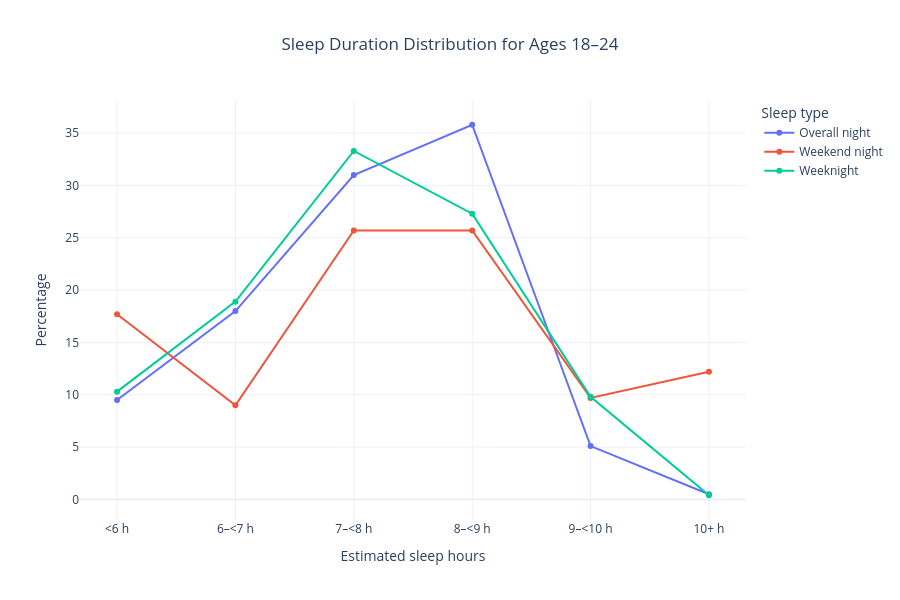

Write notebook code for a chart like this one.
### Markdown cell above
## Step 9: Visualise the sleep-duration trend with average markers

This line chart shows the sleep-duration distribution across estimated hours and overlays the **average sleep duration** for each sleep type.

The dashed vertical lines mark the weighted-average sleep duration for:
- **Weeknight**
- **Weekend night**
- **Overall night**

This makes the chart easier to present because both the distribution and the average are visible in the same figure.

### Code cell
sleep_combined["value"] = pd.to_numeric(sleep_combined["value"], errors="coerce")
sleep_combined["midpoint_hours"] = sleep_combined["category"].astype(str).apply(estimate_midpoint)
sleep_combined["midpoint_hours"] = pd.to_numeric(sleep_combined["midpoint_hours"], errors="coerce")

avg_sleep_chart = (
    sleep_combined.groupby("sleep_type", as_index=False)
    .agg(
        avg_hours=(
            "midpoint_hours",
            lambda s: (s * sleep_combined.loc[s.index, "value"]).sum()
            / sleep_combined.loc[s.index, "value"].sum()
        )
    )
)

avg_lookup = dict(zip(avg_sleep_chart["sleep_type"], avg_sleep_chart["avg_hours"]))
summary_text = (
    f"Weeknight: {avg_lookup['Weeknight']:.2f} h | "
    f"Weekend night: {avg_lookup['Weekend night']:.2f} h | "
    f"Overall night: {avg_lookup['Overall night']:.2f} h"
)

fig = px.line(
    sleep_combined,
    x="midpoint_hours",
    y="value",
    color="sleep_type",
    markers=True,
    title="Sleep Duration Distribution for Ages 18-24",
    labels={
        "midpoint_hours": "Estimated sleep hours",
        "value": "Percentage",
        "sleep_type": "Sleep type"
    }
)

fig.update_traces(
    mode="lines+markers",
    hovertemplate=(
        "Sleep type: %{fullData.name}<br>"
        "Estimated hours: %{x:.1f}<br>"
        "Percentage: %{y:.1f}%<extra></extra>"
    )
)

for _, row in avg_sleep_chart.iterrows():
    fig.add_vline(
        x=row["avg_hours"],
        line_dash="dash",
        line_color="#2F436E",
        line_width=2,
        opacity=0.9,
    )

fig.add_annotation(
    x=0.5,
    y=1.10,
    xref="paper",
    yref="paper",
    text=summary_text,
    showarrow=False,
    font=dict(size=14, color="#2F436E"),
    align="center"
)

fig.update_layout(
    template="plotly_white",
    height=620,
    title_x=0.5,
    margin=dict(t=120, r=40, b=60, l=60),
    xaxis=dict(
        tickmode="array",
        tickvals=[5.5, 6.5, 7.5, 8.5, 9.5, 10.5],
        ticktext=["<6 h", "6-<7 h", "7-<8 h", "8-<9 h", "9-<10 h", "10+ h"]
    ),
    yaxis_title="Percentage",
    legend_title_text="Sleep type",
)

fig.show()

### Figure 1 — Plotly figure (JSON) as saved in the notebook; plotly's stock layout.template omitted (floating-point values rounded to 4 significant figures)
{"data": [{"hovertemplate": "Sleep type: %{fullData.name}<br>Estimated hours: %{x:.1f}<br>Percentage: %{y:.1f}%<extra></extra>", "legendgroup": "Overall night", "line": {"color": "#636efa", "dash": "solid"}, "marker": {"symbol": "circle"}, "mode": "lines+markers", "name": "Overall night", "orientation": "v", "showlegend": true, "type": "scatter", "x": [5.5, 6.5, 7.5, 8.5, 9.5, 10.5], "xaxis": "x", "y": [9.5, 18.0, 31.0, 35.8, 5.1, 0.5], "yaxis": "y"}, {"hovertemplate": "Sleep type: %{fullData.name}<br>Estimated hours: %{x:.1f}<br>Percentage: %{y:.1f}%<extra></extra>", "legendgroup": "Weekend night", "line": {"color": "#EF553B", "dash": "solid"}, "marker": {"symbol": "circle"}, "mode": "lines+markers", "name": "Weekend night", "orientation": "v", "showlegend": true, "type": "scatter", "x": [5.5, 6.5, 7.5, 8.5, 9.5, 10.5], "xaxis": "x", "y": [17.7, 9.0, 25.7, 25.7, 9.7, 12.2], "yaxis": "y"}, {"hovertemplate": "Sleep type: %{fullData.name}<br>Estimated hours: %{x:.1f}<br>Percentage: %{y:.1f}%<extra></extra>", "legendgroup": "Weeknight", "line": {"color": "#00cc96", "dash": "solid"}, "marker": {"symbol": "circle"}, "mode": "lines+markers", "name": "Weeknight", "orientation": "v", "showlegend": true, "type": "scatter", "x": [5.5, 6.5, 7.5, 8.5, 9.5, 10.5], "xaxis": "x", "y": [10.3, 18.9, 33.3, 27.3, 9.8, 0.4], "yaxis": "y"}], "layout": {"height": 600, "legend": {"title": {"text": "Sleep type"}, "tracegroupgap": 0}, "title": {"text": "Sleep Duration Distribution for Ages 18–24", "x": 0.5}, "xaxis": {"anchor": "y", "domain": [0, 1], "tickmode": "array", "ticktext": ["<6 h", "6–<7 h", "7–<8 h", "8–<9 h", "9–<10 h", "10+ h"], "tickvals": [5.5, 6.5, 7.5, 8.5, 9.5, 10.5], "title": {"text": "Estimated sleep hours"}}, "yaxis": {"anchor": "x", "domain": [0, 1], "title": {"text": "Percentage"}}}}
